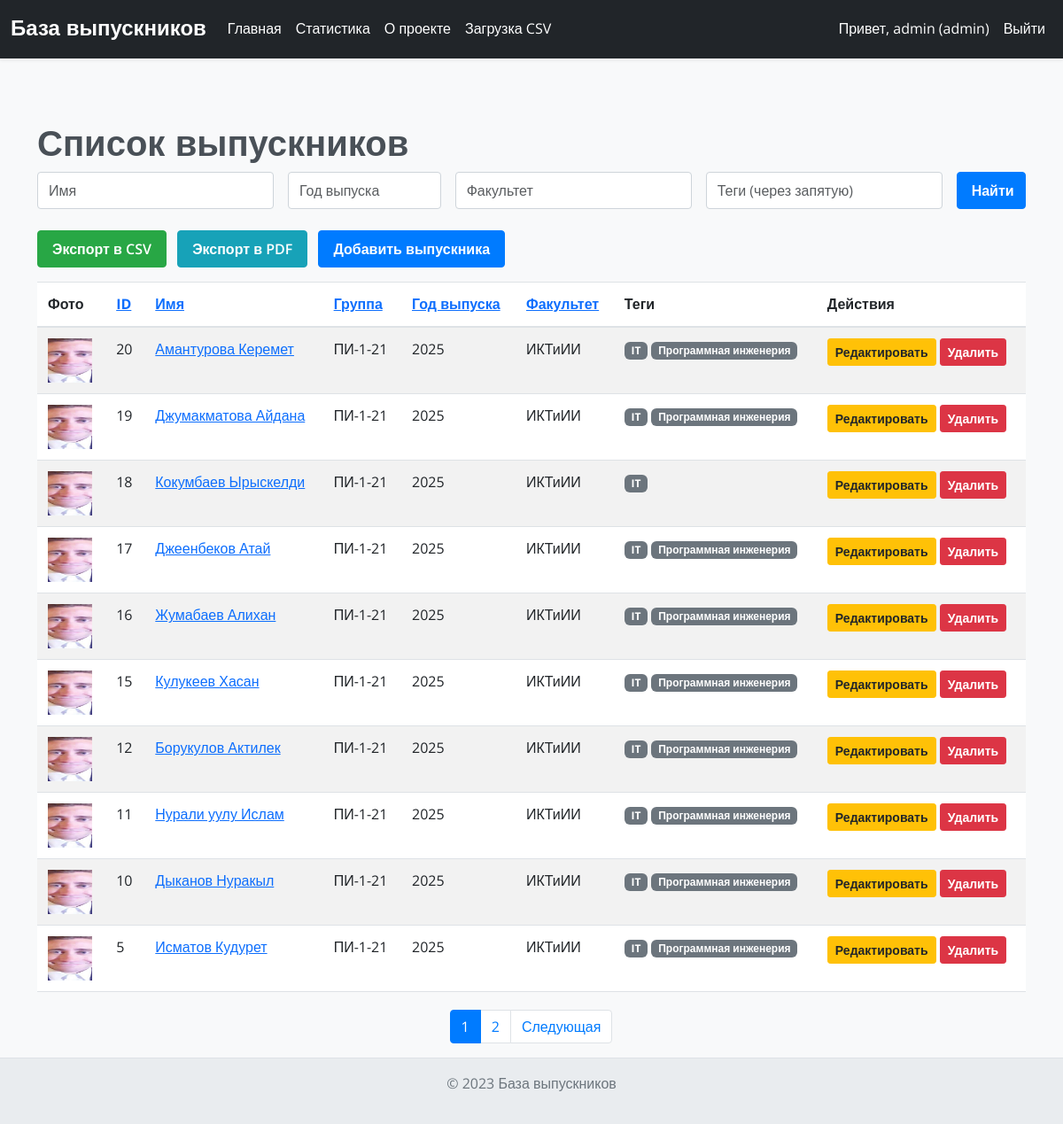
The page /?sort_by=id&sort_order=desc&name=&graduation_year=&faculty=&tags=&page=1 (signed in) on the database as committed earlier.
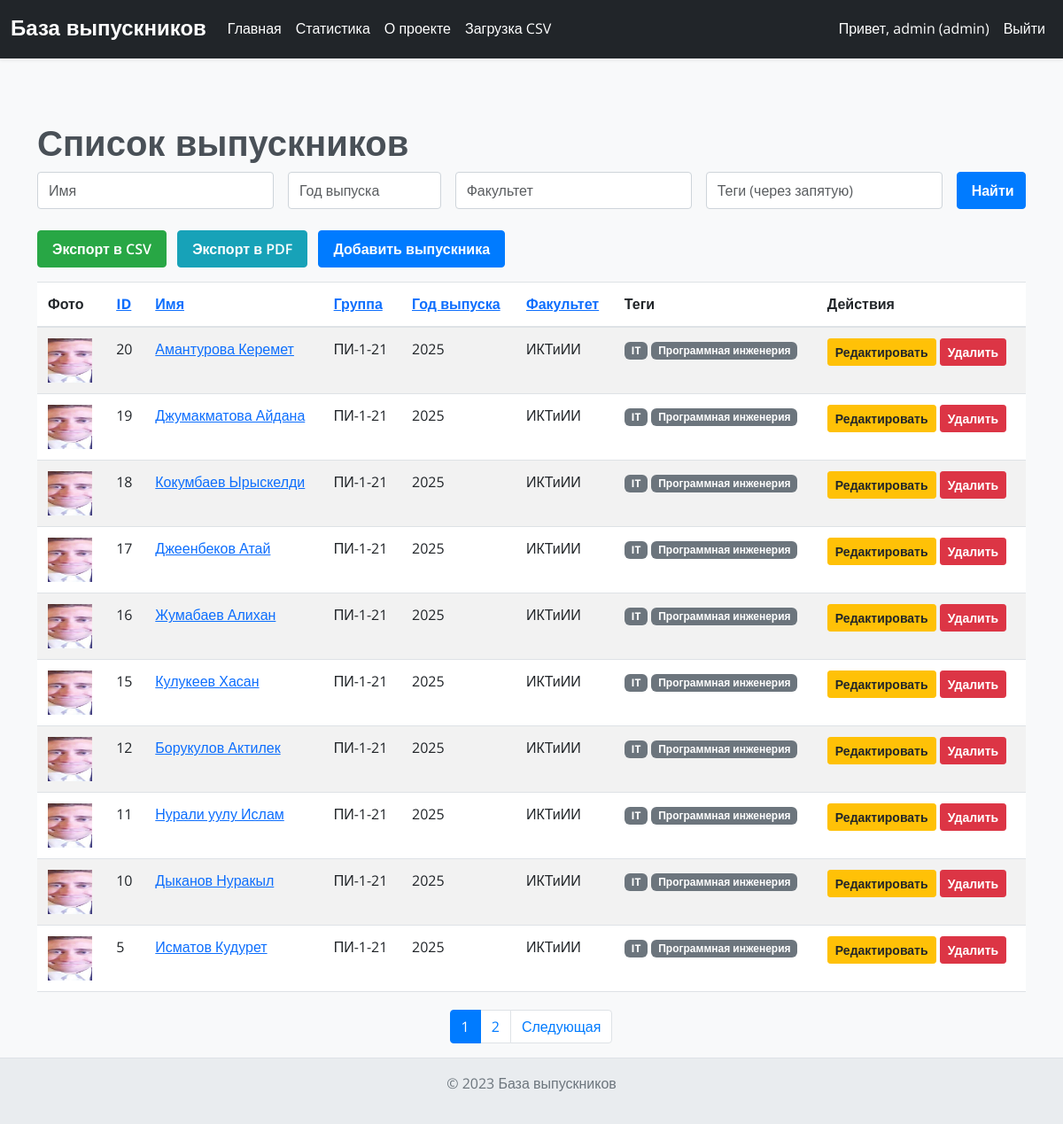
The same page on the database as committed later.
### models.py (models this page shows)
class User(UserMixin, db.Model):
    id = db.Column(db.Integer, primary_key=True)
    username = db.Column(db.String(50), unique=True, nullable=False)
    password = db.Column(db.String(100), nullable=False)
    role = db.Column(db.String(20), nullable=False, default='guest')  # guest, manager, admin

class Graduate(db.Model):
    id = db.Column(db.Integer, primary_key=True)
    name = db.Column(db.String(100), nullable=False)
    group = db.Column(db.String(20), nullable=False)
    graduation_year = db.Column(db.String(4), nullable=False)
    faculty = db.Column(db.String(100), nullable=False)
    bio = db.Column(db.Text, nullable=True)
    photo = db.Column(db.String(200), nullable=True)
    tags = db.relationship('Tag', secondary='graduate_tags', backref=db.backref('graduates', lazy='dynamic'))

class Tag(db.Model):
    id = db.Column(db.Integer, primary_key=True)
    name = db.Column(db.String(50), unique=True, nullable=False)

### routes/main.py (the view)
@main_bp.route('/')
@login_required
def index():
    name = request.args.get('name', '')
    graduation_year = request.args.get('graduation_year', '')
    faculty = request.args.get('faculty', '')
    tags = request.args.get('tags', '')
    page = request.args.get('page', 1, type=int)
    per_page = 10
    query = Graduate.query
    if name:
        query = query.filter(Graduate.name.ilike(f'%{name}%'))
    if graduation_year:
        query = query.filter(Graduate.graduation_year == graduation_year)
    if faculty:
        query = query.filter(Graduate.faculty.ilike(f'%{faculty}%'))
    if tags:
        tag_list = [tag.strip() for tag in tags.split(',') if tag.strip()]
        for tag_name in tag_list:
            query = query.join(graduate_tags).join(Tag).filter(Tag.name.ilike(f'%{tag_name}%'))
    sort_by = request.args.get('sort_by', 'id')
    sort_order = request.args.get('sort_order', 'asc')
    order = getattr(Graduate, sort_by)
    if sort_order == 'desc':
        order = order.desc()
    pagination = query.order_by(order).paginate(page=page, per_page=per_page, error_out=False)
    graduates = pagination.items
    all_tags = Tag.query.all()
    return render_template('index.html', graduates=graduates, sort_by=sort_by, sort_order=sort_order,
                           name=name, graduation_year=graduation_year, faculty=faculty, tags=tags,
                           all_tags=all_tags, pagination=pagination)

### app.py (called while the page is built)
@login_manager.user_loader
def load_user(user_id):
    return db.session.get(User, int(user_id))

### templates/index.html (shortened to what this page needs)
{% extends 'base.html' %}
{% block content %}
<h1>Список выпускников</h1>
<form method="get" class="mb-4">
    <div class="row g-3">
        <div class="col-md-3">
            <input type="text" class="form-control" name="name" placeholder="Имя" value="{{ name }}">
        </div>
        <div class="col-md-2">
            <input type="text" class="form-control" name="graduation_year" placeholder="Год выпуска" value="{{ graduation_year }}">
        </div>
        <div class="col-md-3">
            <input type="text" class="form-control" name="faculty" placeholder="Факультет" value="{{ faculty }}">
        </div>
        <div class="col-md-3">
            <input type="text" class="form-control" name="tags" placeholder="Теги (через запятую)" value="{{ tags }}">
        </div>
        <div class="col-md-1">
            <button type="submit" class="btn btn-primary w-100">Найти</button>
        </div>
    </div>
</form>
<div class="mb-3">
    <a href="{{ url_for('main.export', name=name, graduation_year=graduation_year, faculty=faculty, tags=tags, sort_by=sort_by, sort_order=sort_order) }}" class="btn btn-success">Экспорт в CSV</a>
    <a href="{{ url_for('main.export_pdf', name=name, graduation_year=graduation_year, faculty=faculty, tags=tags, sort_by=sort_by, sort_order=sort_order) }}" class="btn btn-info ms-2">Экспорт в PDF</a>
    {% if current_user.is_authenticated and current_user.role in ['admin', 'manager'] %}
    <a href="{{ url_for('graduate.add') }}" class="btn btn-primary ms-2">Добавить выпускника</a>
    {% endif %}
</div>
<table class="table table-striped">
    <thead>
        <tr>
            <th>Фото</th>
            <th>
                <a href="{{ url_for('main.index', sort_by='id', sort_order='desc' if sort_by=='id' and sort_order=='asc' else 'asc', name=name, graduation_year=graduation_year, faculty=faculty, tags=tags, page=pagination.page) }}">ID</a>
            </th>
            <th>
                <a href="{{ url_for('main.index', sort_by='name', sort_order='desc' if sort_by=='name' and sort_order=='asc' else 'asc', name=name, graduation_year=graduation_year, faculty=faculty, tags=tags, page=pagination.page) }}">Имя</a>
            </th>
            <th>
                <a href="{{ url_for('main.index', sort_by='group', sort_order='desc' if sort_by=='group' and sort_order=='asc' else 'asc', name=name, graduation_year=graduation_year, faculty=faculty, tags=tags, page=pagination.page) }}">Группа</a>
            </th>
            <th>
                <a href="{{ url_for('main.index', sort_by='graduation_year', sort_order='desc' if sort_by=='graduation_year' and sort_order=='asc' else 'asc', name=name, graduation_year=graduation_year, faculty=faculty, tags=tags, page=pagination.page) }}">Год выпуска</a>
            </th>
            <th>
                <a href="{{ url_for('main.index', sort_by='faculty', sort_order='desc' if sort_by=='faculty' and sort_order=='asc' else 'asc', name=name, graduation_year=graduation_year, faculty=faculty, tags=tags, page=pagination.page) }}">Факультет</a>
            </th>
            <th>Теги</th>
            {% if current_user.is_authenticated and current_user.role in ['admin', 'manager'] %}
            <th>Действия</th>
            {% endif %}
        </tr>
    </thead>
    <tbody>
        {% for graduate in graduates %}
        <tr>
            <td>
                {% if graduate.photo %}
                <img src="{{ url_for('static', filename='uploads/' + graduate.photo) }}" alt="Photo" style="width: 50px; height: 50px; object-fit: cover;">
                {% else %}
                <img src="{{ url_for('static', filename='uploads/default.jpg') }}" alt="No photo" style="width: 50px; height: 50px; object-fit: cover;">
                {% endif %}
            </td>
            <td>{{ graduate.id }}</td>
            <td><a href="{{ url_for('main.graduate', id=graduate.id) }}">{{ graduate.name }}</a></td>
            <td>{{ graduate.group }}</td>
            <td>{{ graduate.graduation_year }}</td>
            <td>{{ graduate.faculty }}</td>
            <td>
                {% for tag in graduate.tags %}
                <span class="badge bg-secondary">{{ tag.name }}</span>
                {% endfor %}
            </td>
            {% if current_user.is_authenticated and current_user.role in ['admin', 'manager'] %}
            <td>
                <a href="{{ url_for('graduate.edit', id=graduate.id) }}" class="btn btn-sm btn-warning">Редактировать</a>
                <button class="btn btn-sm btn-danger" data-bs-toggle="modal" data-bs-target="#deleteModal" data-delete-url="{{ url_for('graduate.delete', id=graduate.id) }}">Удалить</button>
            </td>
            {% endif %}
        </tr>
        {% endfor %}
    </tbody>
</table>
{% if pagination.pages > 1 %}
<nav aria-label="Page navigation">
    <ul class="pagination justify-content-center">
        {% for page_num in pagination.iter_pages(left_edge=1, left_current=2, right_current=3, right_edge=1) %}
            {% if page_num %}
                {% if page_num == pagination.page %}
                <li class="page-item active">
                    <span class="page-link">{{ page_num }}</span>
                </li>
                {% else %}
                <li class="page-item">
                    <a class="page-link" href="{{ url_for('main.index', page=page_num, name=name, graduation_year=graduation_year, faculty=faculty, tags=tags, sort_by=sort_by, sort_order=sort_order) }}">{{ page_num }}</a>
                </li>
                {% endif %}
            {% else %}
                <li class="page-item disabled">
                    <span class="page-link">...</span>
                </li>
            {% endif %}
        {% endfor %}
        {% if pagination.has_next %}
        <li class="page-item">
            <a class="page-link" href="{{ url_for('main.index', page=pagination.next_num, name=name, graduation_year=graduation_year, faculty=faculty, tags=tags, sort_by=sort_by, sort_order=sort_order) }}">Следующая</a>
        </li>
        {% endif %}
    </ul>
</nav>
{% endif %}
{% endblock %}

### templates/base.html (shortened to what this page needs)
<!DOCTYPE html>
<html lang="ru">
<head>
    <link href="https://cdn.jsdelivr.net/npm/bootstrap@5.3.0/dist/css/bootstrap.min.css" rel="stylesheet">
    <link rel="stylesheet" href="{{ url_for('static', filename='css/base.css') }}">
    <link rel="stylesheet" href="{{ url_for('static', filename='css/navbar.css') }}">
    <link rel="stylesheet" href="{{ url_for('static', filename='css/footer.css') }}">
    <link rel="stylesheet" href="{{ url_for('static', filename='css/alerts.css') }}">
    <link rel="stylesheet" href="{{ url_for('static', filename='css/badges.css') }}">
    <link rel="stylesheet" href="{{ url_for('static', filename='css/modals.css') }}">
    <link rel="stylesheet" href="{{ url_for('static', filename='css/forms.css') }}">
    <link rel="stylesheet" href="{{ url_for('static', filename='css/tables.css') }}">
    <link rel="stylesheet" href="{{ url_for('static', filename='css/pagination.css') }}">
    <link rel="stylesheet" href="{{ url_for('static', filename='css/buttons.css') }}">
    <link rel="stylesheet" href="{{ url_for('static', filename='css/choices.css') }}">
    <link rel="stylesheet" href="{{ url_for('static', filename='css/theme.css') }}">
    <link rel="stylesheet" href="{{ url_for('static', filename='css/stats.css') }}">
</head>
<body>
    <nav class="navbar navbar-expand-lg navbar-dark bg-dark shadow-sm">
        <div class="container-fluid">
            <a class="navbar-brand" href="{{ url_for('main.index') }}">База выпускников</a>
            <div class="collapse navbar-collapse" id="navbarNav">
                <ul class="navbar-nav me-auto">
                    {% if request.endpoint not in ['auth.login', 'auth.register'] %}
                    <li class="nav-item">
                        <a class="nav-link" href="{{ url_for('main.index') }}">Главная</a>
                    </li>
                    <li class="nav-item">
                        <a class="nav-link" href="{{ url_for('main.stats') }}">Статистика</a>
                    </li>
                    <li class="nav-item">
                        <a class="nav-link" href="{{ url_for('main.about') }}">О проекте</a>
                    </li>
                    {% endif %}
                    {% if current_user.is_authenticated and current_user.role in ['admin', 'manager'] %}
                    <li class="nav-item">
                        <a class="nav-link" href="{{ url_for('graduate.upload') }}">Загрузка CSV</a>
                    </li>
                    {% endif %}
                </ul>
                <ul class="navbar-nav">
                    {% if current_user.is_authenticated %}
                    <li class="nav-item">
                        <span class="nav-link">Привет, {{ current_user.username }} ({{ current_user.role }})</span>
                    </li>
                    <li class="nav-item">
                        <a class="nav-link" href="#" data-bs-toggle="modal" data-bs-target="#logoutModal">Выйти</a>
                    </li>
                    {% endif %}
                </ul>
            </div>
        </div>
    </nav>
    <div class="container mt-5 pt-4">
        {% block content %}
        {% endblock %}
    </div>
    {% if request.endpoint not in ['auth.login', 'auth.register'] %}
    <footer class="text-center py-3">
        <p>&copy; 2023 База выпускников</p>
    </footer>
    {% endif %}
</body>
</html>

### static/css/base.css (style rules this page uses)
body { background-color: #f8f9fa; display: flex; flex-direction: column; min-height: 100vh; color: #495057; font-size: 1rem; line-height: 1.6; font-family: 'Open Sans', sans-serif; font-weight: 400; transition: background-color 0.3s ease, color 0.3s ease; }
h1, h2, h3, h4, h5, h6, .navbar-brand { font-family: 'Montserrat', sans-serif; font-weight: 700; line-height: 1.2; }
.container.mt-5.pt-4 { flex: 1; }

### static/css/navbar.css (style rules this page uses)
.navbar { background-color: #343a40; box-shadow: 0 2px 4px rgba(0, 0, 0, 0.1); padding-top: 0.75rem; padding-bottom: 0.75rem; transition: background-color 0.3s ease; }
.navbar-brand { color: #fff !important; font-size: 1.5rem; }
.navbar-nav .nav-link { color: #fff !important; padding-left: 1rem; padding-right: 1rem; transition: color 0.3s ease; }

### static/css/footer.css (style rules this page uses)
footer { background-color: #e9ecef; border-top: 1px solid #dee2e6; padding-top: 1.5rem; padding-bottom: 1.5rem; color: #6c757d; text-align: center; transition: background-color 0.3s ease, color 0.3s ease; }

### static/css/forms.css (style rules this page uses)
form.mb-4 .form-control, .upload-form .form-control { border-radius: 0.25rem; border: 1px solid #ced4da; padding: 0.5rem 0.75rem; }
form.mb-4 .btn, .upload-form .btn { border-radius: 0.25rem; padding: 0.5rem 1rem; font-weight: 600; }

### static/css/tables.css (style rules this page uses)
.table { width: 100%; margin-bottom: 1rem; color: #212529; }
.table th, .table td { padding: 0.75rem; vertical-align: top; border-top: 1px solid #dee2e6; }
.table thead th { vertical-align: bottom; border-bottom: 2px solid #dee2e6; }
.table-striped tbody tr:nth-of-type(odd) { background-color: rgba(0, 0, 0, 0.05); }

### static/css/pagination.css (style rules this page uses)
.pagination { margin-top: 20px; display: flex; justify-content: center; list-style: none; border-radius: 0.25rem; }
.page-item:first-child .page-link { border-top-left-radius: 0.25rem; border-bottom-left-radius: 0.25rem; }
.page-item:last-child .page-link { border-top-right-radius: 0.25rem; border-bottom-right-radius: 0.25rem; }
.page-link { position: relative; display: block; padding: 0.5rem 0.75rem; margin-left: -1px; line-height: 1.25; color: #007bff; background-color: #fff; border: 1px solid #dee2e6; transition: background-color 0.3s ease, color 0.3s ease, border-color 0.3s ease; }
.page-item.active .page-link { z-index: 3; color: #fff; background-color: #007bff; border-color: #007bff; }

### static/css/buttons.css (style rules this page uses)
.btn { display: inline-block; font-weight: 600; color: #212529; text-align: center; vertical-align: middle; cursor: pointer; -webkit-user-select: none; -moz-user-select: none; user-select: none; background-color: transparent; border: 1px solid transparent; padding: 0.5rem 1rem; font-size: 1rem; border-radius: 0.25rem; transition: color 0.15s ease-in-out, background-color 0.15s ease-in-out, border-color 0.15s ease-in-out, box-shadow 0.15s ease-in-out; }
.btn-primary { background-color: #007bff; border-color: #007bff; color: #fff; }
.btn-success { background-color: #28a745; border-color: #28a745; color: #fff; }
.btn-info { background-color: #17a2b8; border-color: #17a2b8; color: #fff; }
.btn-warning { background-color: #ffc107; border-color: #ffc107; color: #212529; }
.btn-danger { background-color: #dc3545; border-color: #dc3545; color: #fff; }
.btn-sm { padding: 0.25rem 0.5rem; font-size: 0.875rem; border-radius: 0.2rem; }

Rows that differ between the two databases and show on the page:
changed Graduate "Кокумбаев Ырыскелди": gains Tag (name "Программная инженерия")
